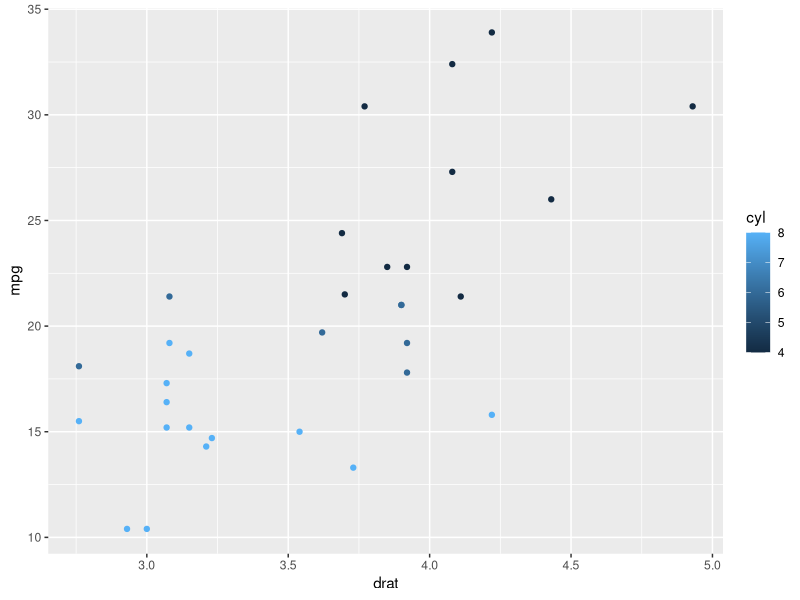
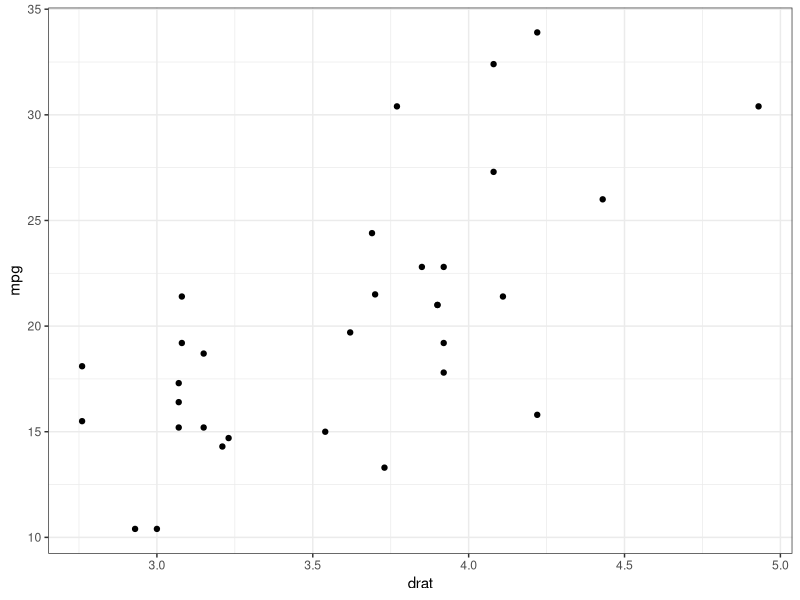

Recreate these plots in R, in order.
## ---- chunk 1
#| echo: fenced
two <- 1 + 1
## ---- chunk 2
#| echo: fenced
library(ggplot2)

mtcars |>
  ggplot(aes(x = drat, y = mpg, color = cyl)) +
  geom_point()
## ---- chunk 3
#| echo: fenced

head(mtcars[, 1:3]) |> knitr::kable()
## ---- chunk 4
#| label: "fig-mpg-vs-drat"
#| fig-cap: "mpg versus drat"
#| fig-align: "left"
library(ggplot2)
mtcars |>
  ggplot(aes(x = drat, y = mpg)) + geom_point() + theme_bw()
